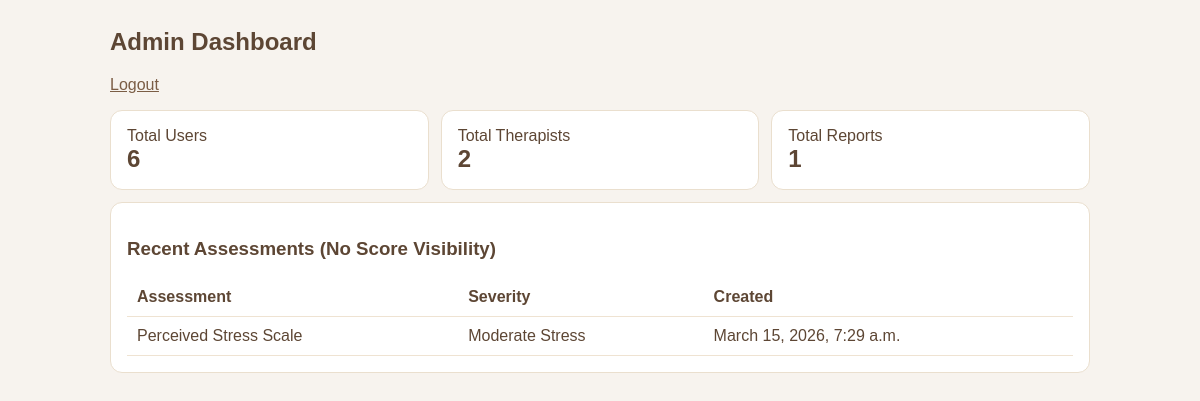
/admin-panel/dashboard/ (signed in), run on the app's committed database.
### ai_chatbot/models.py (models this page shows, shortened)
class MentalHealthReport(models.Model):
    user = models.ForeignKey(settings.AUTH_USER_MODEL, on_delete=models.CASCADE, related_name='mental_health_reports')
    conversation = models.ForeignKey(ChatConversation, on_delete=models.CASCADE, related_name='reports')
    test = models.ForeignKey(PsychologicalTest, on_delete=models.CASCADE, related_name='reports')
    total_score = models.IntegerField()
    severity_level = models.CharField(max_length=120)
    emotional_observations = models.TextField()
    recommended_next_steps = models.TextField()
    suggested_therapy_options = models.TextField()
    structured_json = models.JSONField(default=dict)
    created_at = models.DateTimeField(auto_now_add=True)
    class Meta:
        ordering = ['-created_at']

class PsychologicalTest(models.Model):
    code = models.CharField(max_length=32, unique=True)
    name = models.CharField(max_length=120)
    description = models.TextField(blank=True)

### ai_chatbot/views.py (the view)
# urls.py: path('admin-panel/dashboard/', admin_dashboard, name='admin-dashboard'),
@login_required
@role_required(User.ROLE_ADMIN)
def admin_dashboard(request):
    context = {
        'total_users': User.objects.filter(role=User.ROLE_USER).count(),
        'total_therapists': User.objects.filter(role=User.ROLE_THERAPIST).count(),
        'total_reports': MentalHealthReport.objects.count(),
        'recent_reports': MentalHealthReport.objects.select_related('test').order_by('-created_at')[:10],
    }
    return render(request, 'chatbot/admin_dashboard.html', context)

### ai_chatbot/views.py (called while the page is built)
def role_required(*allowed_roles):
    def decorator(view_func):
        @wraps(view_func)
        def wrapped(request, *args, **kwargs):
            if not request.user.is_authenticated:
                return redirect('chatbot-login')
            if request.user.role not in allowed_roles:
                return redirect_by_role(request.user)
            return view_func(request, *args, **kwargs)
        return wrapped
    return decorator

### templates/chatbot/admin_dashboard.html (shortened to what this page needs)
<!DOCTYPE html>
<html>
<head>
</head>
<body>
  <div class="wrap">
    <h2>Admin Dashboard</h2>
    <p><a href="/auth/logout/">Logout</a></p>
    <div class="grid">
      <div class="card"><div>Total Users</div><div class="metric">{{ total_users }}</div></div>
      <div class="card"><div>Total Therapists</div><div class="metric">{{ total_therapists }}</div></div>
      <div class="card"><div>Total Reports</div><div class="metric">{{ total_reports }}</div></div>
    </div>
    <div class="card" style="margin-top: 12px;">
      <h3>Recent Assessments (No Score Visibility)</h3>
      <table>
        <thead>
          <tr><th>Assessment</th><th>Severity</th><th>Created</th></tr>
        </thead>
        <tbody>
          {% for report in recent_reports %}
            <tr>
              <td>{{ report.test.name }}</td>
              <td>{{ report.severity_level }}</td>
              <td>{{ report.created_at }}</td>
            </tr>
          {% empty %}
            <tr><td colspan="3">No reports yet.</td></tr>
          {% endfor %}
        </tbody>
      </table>
    </div>
  </div>
</body>
</html>

### templates/chatbot/admin_dashboard.html (style rules this page uses)
body { font-family: Arial, sans-serif; margin: 0; background: #f7f3ee; color: #5d4634; }
.wrap { max-width: 980px; margin: 28px auto; }
.grid { display: grid; grid-template-columns: repeat(3, 1fr); gap: 12px; }
.card { background: #fff; border: 1px solid #eadfce; border-radius: 12px; padding: 16px; }
.metric { font-size: 24px; font-weight: 700; }
table { width: 100%; border-collapse: collapse; margin-top: 8px; }
th, td { text-align: left; padding: 10px; border-bottom: 1px solid #efe3d2; }
a { color: #7b5d45; }

### data on the page
MentalHealthReport: test.name "Perceived Stress Scale", severity_level "Moderate Stress", created_at "March 15, 2026, 7:29 a.m."

### other printed values
{{ total_users }} "6"
{{ total_therapists }} "2"
{{ total_reports }} "1"
